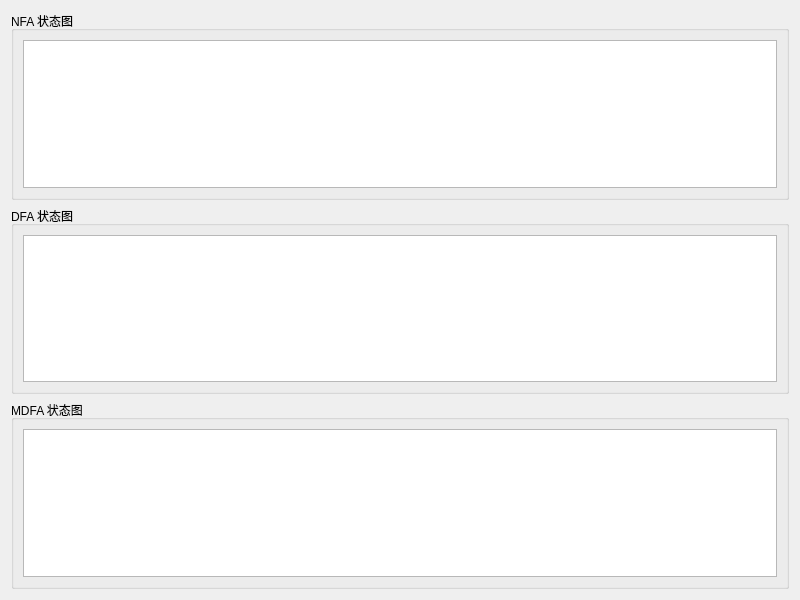
<?xml version="1.0" encoding="UTF-8"?>
<ui version="4.0">
 <class>LexItemDialog</class>
 <widget class="QDialog" name="LexItemDialog">
  <property name="geometry">
   <rect>
    <x>0</x>
    <y>0</y>
    <width>800</width>
    <height>600</height>
   </rect>
  </property>
  <property name="windowTitle">
   <string>状态转换图查看</string>
  </property>
  <layout class="QVBoxLayout" name="verticalLayout_2">
   <item>
    <layout class="QVBoxLayout" name="verticalLayout">
     <item>
      <widget class="QGroupBox" name="groupBox_3">
       <property name="title">
        <string>NFA 状态图</string>
       </property>
       <layout class="QVBoxLayout" name="verticalLayout_3">
        <item>
         <widget class="QTableWidget" name="nfaTable"/>
        </item>
       </layout>
      </widget>
     </item>
     <item>
      <widget class="QGroupBox" name="groupBox_2">
       <property name="title">
        <string>DFA 状态图</string>
       </property>
       <layout class="QVBoxLayout" name="verticalLayout_4">
        <item>
         <widget class="QTableWidget" name="dfaTable"/>
        </item>
       </layout>
      </widget>
     </item>
     <item>
      <widget class="QGroupBox" name="groupBox">
       <property name="title">
        <string>MDFA 状态图</string>
       </property>
       <layout class="QVBoxLayout" name="verticalLayout_5">
        <item>
         <widget class="QTableWidget" name="mdfaTable"/>
        </item>
       </layout>
      </widget>
     </item>
    </layout>
   </item>
  </layout>
 </widget>
 <resources/>
 <connections/>
</ui>
